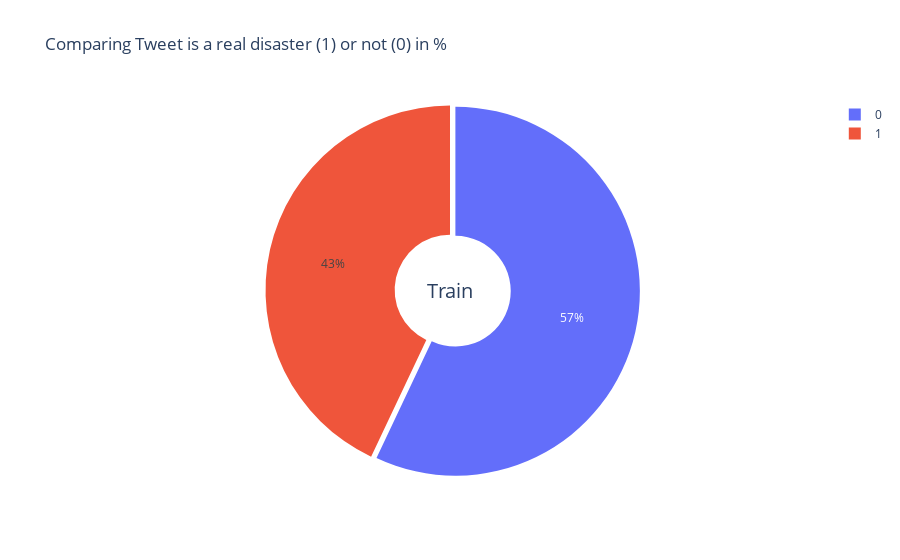

The cell this chart's notebook holds for it:
### Markdown cell above
此处无target列

### Code cell
#数据可视化

#绘制真实虚假灾难数量对比的饼图
counts_train = train.target.value_counts(sort=False) #查看target列中有多少个不同值并计算每个不同值有在该列中有多少重复值
labels = counts_train.index   
values_train = counts_train.values 

data = go.Pie(labels=labels, values=values_train ,pull=[0.03, 0])                  #输入饼图数据
layout = go.Layout(title='Comparing Tweet is a real disaster (1) or not (0) in %') #设置标题

fig = go.Figure(data=[data], layout=layout)                                        #绘制饼图
fig.update_traces(hole=.3, hoverinfo="label+percent+value")                        #设置饼图的显示，标签，百分比，值
fig.update_layout(annotations=                                                     #在饼图的中心添加注释
                  [dict(text='Train', x=0.5, y=0.5, font_size=20, showarrow=False)])
fig.show()                                                                         #显示饼图

### Figure 1 — Plotly figure (JSON) as saved in the notebook; plotly's stock layout.template omitted (floating-point values rounded to 4 significant figures)
{"data": [{"hole": 0.3, "hoverinfo": "label+percent+value", "labels": [0, 1], "pull": [0.03, 0], "type": "pie", "values": [4342, 3271]}], "layout": {"annotations": [{"font": {"size": 20}, "showarrow": false, "text": "Train", "x": 0.5, "y": 0.5}], "title": {"text": "Comparing Tweet is a real disaster (1) or not (0) in %"}}}
